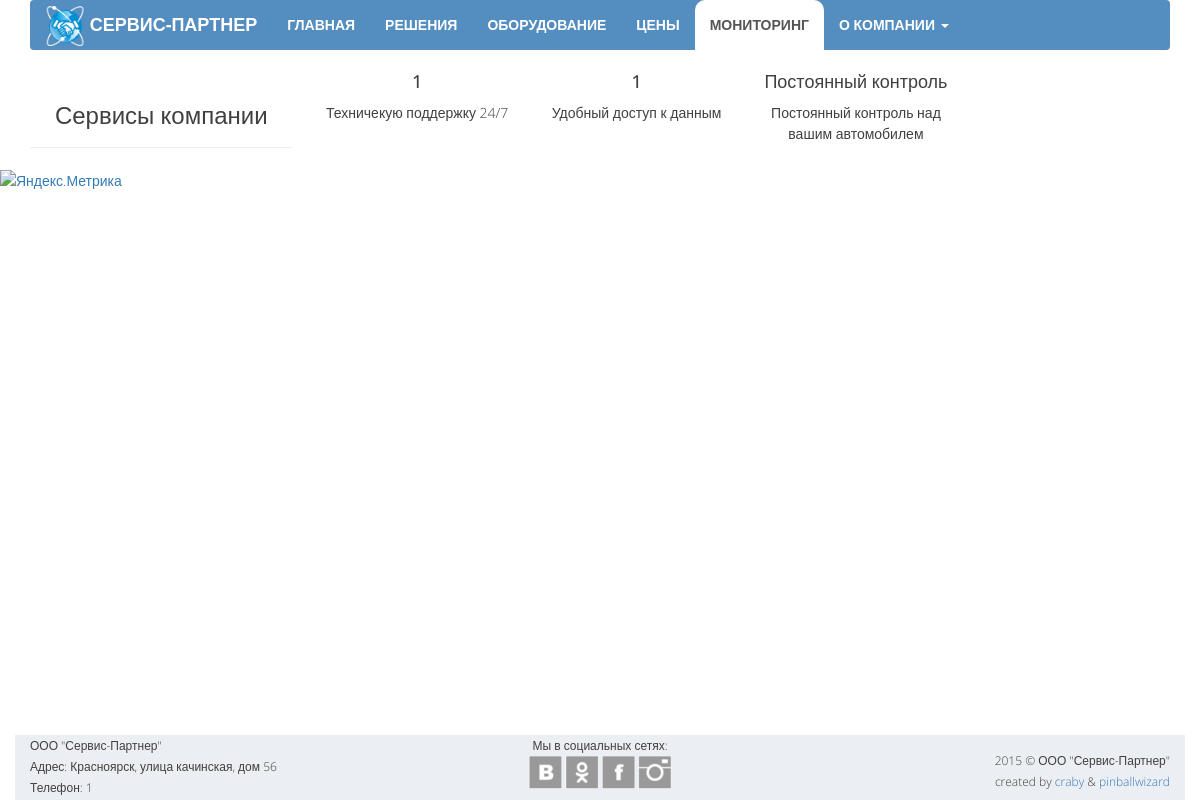
/services, run on the app's committed database.
### opensky/models.py (models this page shows, shortened)
class Service(models.Model):
    header = models.CharField("Заголовок", max_length=100)
    text = models.TextField("Описание", max_length=1000)

class Office(models.Model):
    MAP_CHOICES = (
        ('yandex#map', 'Схема'),
        ('yandex#satellite', 'Спутник'),
        ('yandex#hybrid', 'Гибрид'),
        ('yandex#publicMap', 'Народная'),
        ('yandex#publicMapHybrid', 'Народная+Гибрид'),
    )
    address = models.CharField("Контактный адресс", max_length=100, blank=True)
    email = models.EmailField("Контактная почта", max_length=50, blank=True)
    phone1 = models.CharField("Телефон офиса", max_length=15, blank=True)
    phone2 = models.CharField("Телефон техподдержки", max_length=15, blank=True)
    latitude = models.CharField("Широта", max_length=10)
    longitude = models.CharField("Долгота", max_length=10)
    maptype = models.CharField("Тип карты", max_length=30, choices=MAP_CHOICES, default='yandex#map')

class SocialWidget(models.Model):
    SOCIAL_CHOICES = (
        ('vk', 'Вконтакте'),
        ('ok', 'Одноклассники'),
        ('fb', 'Facebook'),
        ('tw', 'Twitter'),
        ('li', 'LinkedIn'),
        ('yt', 'YouTube'),
        ('in', 'Instagram'),
    )
    name = models.CharField("Название", max_length=2, choices=SOCIAL_CHOICES)
    url = models.URLField("Ссылка", blank=True)

### opensky/views.py (the view)
# urls.py: url(r'^services', views.services, name='services'),
def services(request):
    data = {
        'services': Service.objects.all(),
        'widgets': SocialWidget.objects.all(),
        'office': Office.objects.get(pk=1),
    }
    return render(request, 'opensky/services.html', data)

### opensky/templates/opensky/services.html (shortened to what this page needs)
{% extends "opensky/template.html" %}
{% block body %}
    <div class="container text-center">
        <div class="row">
            <div class="col-md-3">
                <div class="page-header text-center">
                    <h3>Сервисы компании</h3>
                </div>
            </div>
            <div class="col-md-9">
                <div class="row">
                    {% for service in services %}
                        <div class="col-md-3">
                            <h4>{{ service.header }}</h4>
                            <p>{{ service.text|safe }}</p>
                        </div>
                    {% endfor %}
                </div>
            </div>
        </div>
    </div>
{% endblock %}

### opensky/templates/opensky/template.html (shortened to what this page needs)
<!DOCTYPE html>
<html>
<head lang="en">
    {% load staticfiles %}
    <link rel="stylesheet" href="https://maxcdn.bootstrapcdn.com/bootstrap/3.3.4/css/bootstrap.min.css">
    <link href="{% static 'opensky/style/mystyle.css' %}" rel="stylesheet">
</head>
<body>
    {% block header %}
    <header class="header">
        <div class="container">
            <nav class="navbar navbar-default">
                <div class="navbar-header hidden-sm">
                    <a class="navbar-brand" href="{% url 'home' %}">
                        <img src="{% static 'opensky/images/logo-small.png' %}" height="40px" width="40px">
                        <span class="hidden-md">СЕРВИС-ПАРТНЕР</span>
                    </a>
                </div>
                <div class="collapse navbar-collapse" id="myNavbar">
                    <ul class="mynav nav navbar-nav">
                        <li><a href="{% url 'home' %}">ГЛАВНАЯ</a></li>
                        <li><a href="{% url 'features' %}">РЕШЕНИЯ</a></li>
                        <li><a href="{% url 'equipment' %}">ОБОРУДОВАНИЕ</a></li>
                        <li><a href="{% url 'pricing' %}">ЦЕНЫ</a></li>
                        <li><a href="{% url 'services' %}">МОНИТОРИНГ</a></li>
                        <li class="dropdown text-nowrap">
                            <a class="dropdown-toggle" data-toggle="dropdown" id="menu1" href="#">
                                О КОМПАНИИ
                                <span class="caret"></span>
                            </a>
                        </li>
                    </ul>
                </div>
            </nav>
        </div>
    </header>
    {% endblock header %}
    {% block body %}
    {% endblock body %}
    <footer class="footer">
        <div class="container">
            <div class="row">
                <div class="col-md-4 hidden-xs hidden-sm">
                    ООО "Сервис-Партнер"<br>
                    Адрес: {{ office.address }}<br>
                    Телефон: {{ office.phone1 }}
                </div>
                <div class="col-md-4 col-xs-6 text-center">
                    Мы в социальных сетях:<br>
                    {% for widget in widgets %}
                        <a href="{{ widget.url }}"><div class="s-l {{ widget.name }}"></div></a>
                    {% endfor %}
                </div>
                <div class="col-md-4 col-xs-6 text-right">
                    <span>2015 © ООО "Сервис-Партнер"<br> created by
                        <a href="https://github.com/craby-c">craby</a> &
                        <a href="https://github.com/pinballwizard">pinballwizard</a>
                    </span>
                </div>
            </div>
        </div>
    </footer>
</body>
<a href="https://metrika.yandex.ru/stat/?id=29770461&amp;from=informer" target="_blank" rel="nofollow">
    <img src="//bs.yandex.ru/informer/29770461/3_1_FFFFFFFF_EFEFEFFF_0_pageviews" style="width:88px; height:31px; border:0;" alt="Яндекс.Метрика" title="Яндекс.Метрика: данные за сегодня (просмотры, визиты и уникальные посетители)" onclick="try{Ya.Metrika.informer({i:this,id:29770461,lang:'ru'});return false}catch(e){}"/>
</a>
</html>

### opensky/static/opensky/style/mystyle.css (style rules this page uses)
html { min-height: 100%; position: relative; }
body { min-height: 100%; font-size: 14px; font-family: 'Open Sans', sans-serif; font-weight: 300; line-height: 21px; color: #404040; margin-bottom: 100px; }
.header { color: #ffffff; font-weight: bold; padding-bottom: 1%; }
.navbar-brand { font-weight: bold; padding-top: 6px; }
.navbar-brand>img { display: inline; }
.navbar-default .navbar-brand, .navbar-brand:hover { color: #FFFFFF !important; }
.navbar-default { margin-bottom: 0; background-color: #548DBF; border: none; }
.navbar-default .mynav>li>a { color:#FFFFFF; font-size: 14px; font-weight: bold; }
.navbar-collapse { padding: 0; }
.nav>li:hover, .nav>li:active, .nav>.active>a, .nav>.open>a { background-color: #FFFFFF !important; border-radius: 10px 10px 0 0; color: #404040; }
li>a { font-size: 18px; }
.footer { position: absolute; bottom: 0; width: 100%; height: 65px; }
.footer>.container, .footer>.container>.row, .footer>.container>.row>div { height: 100%; background-color: #EBEEF2; }
.footer>.container>.row>div:last-child { padding: 15px 15px 0 10px; }
.footer>.container>.row>div { font-size: 12px; }
.s-l { display: inline-block; height: 33px; width: 33px; background: url('../images/ikonki-small.png') no-repeat; cursor: pointer; }
.vk { background-position: -137px -55px; }
.ok { background-position: -178px -55px; }
.fb { background-position: -12px -55px; }
.in { background-position: -261px -55px; }
@media (min-width: 768px) { .navbar-nav>li { display: table-cell; float: none; text-align: center; } }

### data on the page
Service: header "1", text "Техничекую поддержку 24/7"
Service: header "1", text "Удобный доступ к данным"
Service: header "Постоянный контроль", text "Постоянный контроль над вашим автомобилем"
Office: address "Красноярск, улица качинская, дом 56", phone1 "1"
